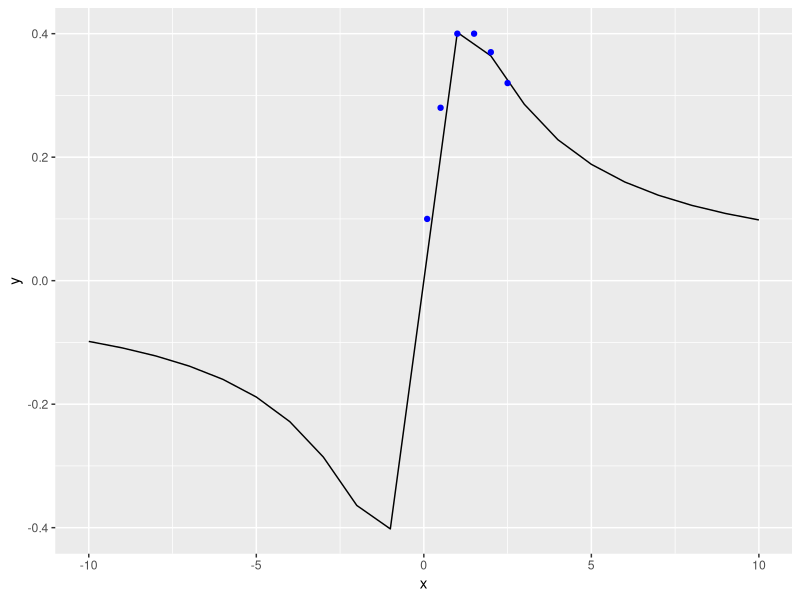
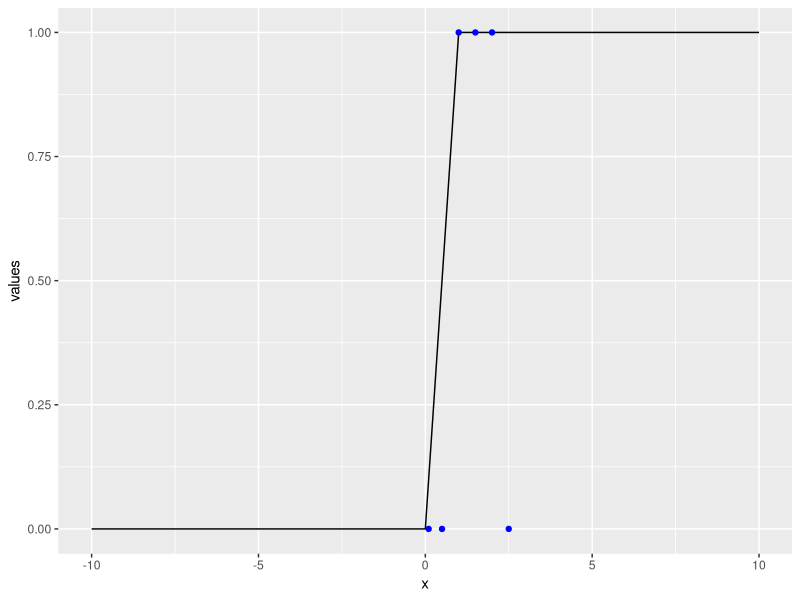

These figures' R source, in order:
## ---- chunk 1
library("ggplot2") 
## ---- chunk 2
x <- c(-.98, 1, 2.02, 3.03, 4)
y <- c(2.44, -1.51, -.47, 2.54, 7.52)
lm1 <- lm(y ~ x)
summary(lm1)
## ---- chunk 3
x <- c(.1, .5, 1, 1.5, 2, 2.5)
y <- c(.1, .28, .4, .4, .37, .32)
df <- data.frame(x, y)
fx <- function(x, a, b){
  x / (a + (b * x^2))}

nlm1 <- nls(y ~ fx(x, a, b), data = df , start = list(a = 1, b = 1))
summary(nlm1)
## ---- chunk 4

data_fun <- data.frame(x = - 10:10,          
                       y = c(fx(- 10:10, 1.48544, 1.00212)))

ggplot(data_fun, aes(x, y)) +
  geom_line() +
  geom_point(data = df, aes(x = x, y = y), color = "blue")
  
## ---- chunk 5
x <- c(.1, .5, 1, 1.5, 2, 2.5)
y <- c(0, 0, 1, 1, 1, 0)
df2 <- data.frame(x, y)
fx2 <- function(x, a, b){
  1 / (1 + exp(a + b * x))}
nlm2 <- nls(y ~ fx2(x, a, b), data = df2, start = list(a = 1, b = 1))
summary(nlm2)
## ---- chunk 6

data_fun <- data.frame(x = - 10:10,          
                       values = c(fx2(- 10:10, 36.42, -48.51)))

ggplot(data_fun, aes(x, values)) +
  geom_line() +
  geom_point(data = df2, aes(x = x, y = y), color = "blue")
  
